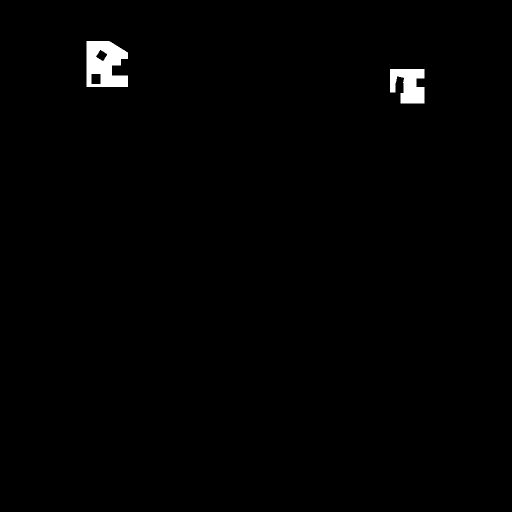
#> input picture csgo/maps/Finished/de_dust2_bomb_zones.png, 1024 x 1024 px (shown at 1/2 size); its folder holds 2 pictures in this run
$ python map_resizer.py ../maps/Finished out.png
#> lines starting #> are read from the running program, lines starting #| are printed output that depends on the picture
from PIL import Image
import sys
import os

def resizeImage(scale, input, output):
#> called with scale = 128, input = '../maps/Finished/de_dust2_bomb_zones.png', output = 'out.png/de_dust2_bomb_zones.png'
    with Image.open(input) as image:
#> image is the input picture: PIL image 1024x1024 RGBA; mean R, G, B, A 2.3, 2.3, 2.3, 255
        resizedImage = image.resize((scale, scale))
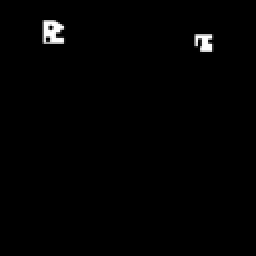
#> resizedImage: PIL image 128x128 RGBA (shown 2 times larger); mean R, G, B, A 2.3, 2.3, 2.3, 255
        resizedImage.save(output)

def main():
    mapPath = sys.argv[1]
    outPath = sys.argv[2]
    maps = [f for f in os.listdir(mapPath) if os.path.isfile(os.path.join(mapPath,f))]
    for map in maps:
        resizeImage(128, os.path.join(mapPath, map), os.path.join(outPath, map))
#> pass 2 of the loop in main, `for map in maps:`:
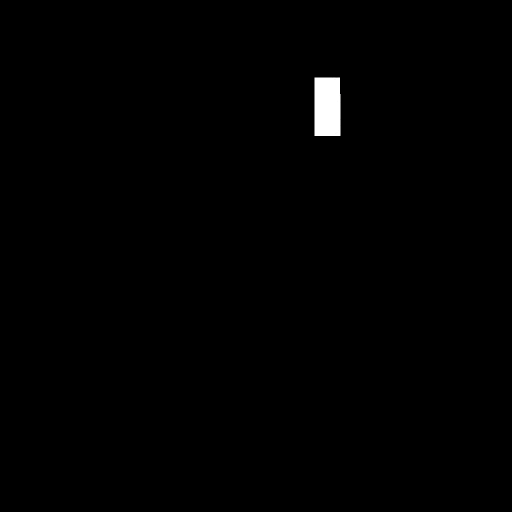
#> input picture csgo/maps/Finished/de_dust2_floor_2.png, 1024 x 1024 px (shown at 1/2 size)
#> in resizeImage, image is the input picture: PIL image 1024x1024 RGBA; mean R, G, B, A 1.5, 1.5, 1.5, 255
#> in resizeImage (call 2), `resizedImage = image.resize((scale, scale))`:
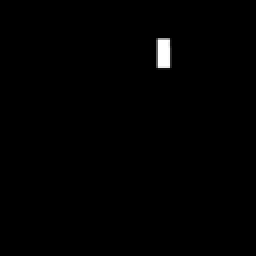
#> resizedImage: PIL image 128x128 RGBA (shown 2 times larger); mean R, G, B, A 1.5, 1.5, 1.5, 255

if __name__ == "__main__":
    main()
